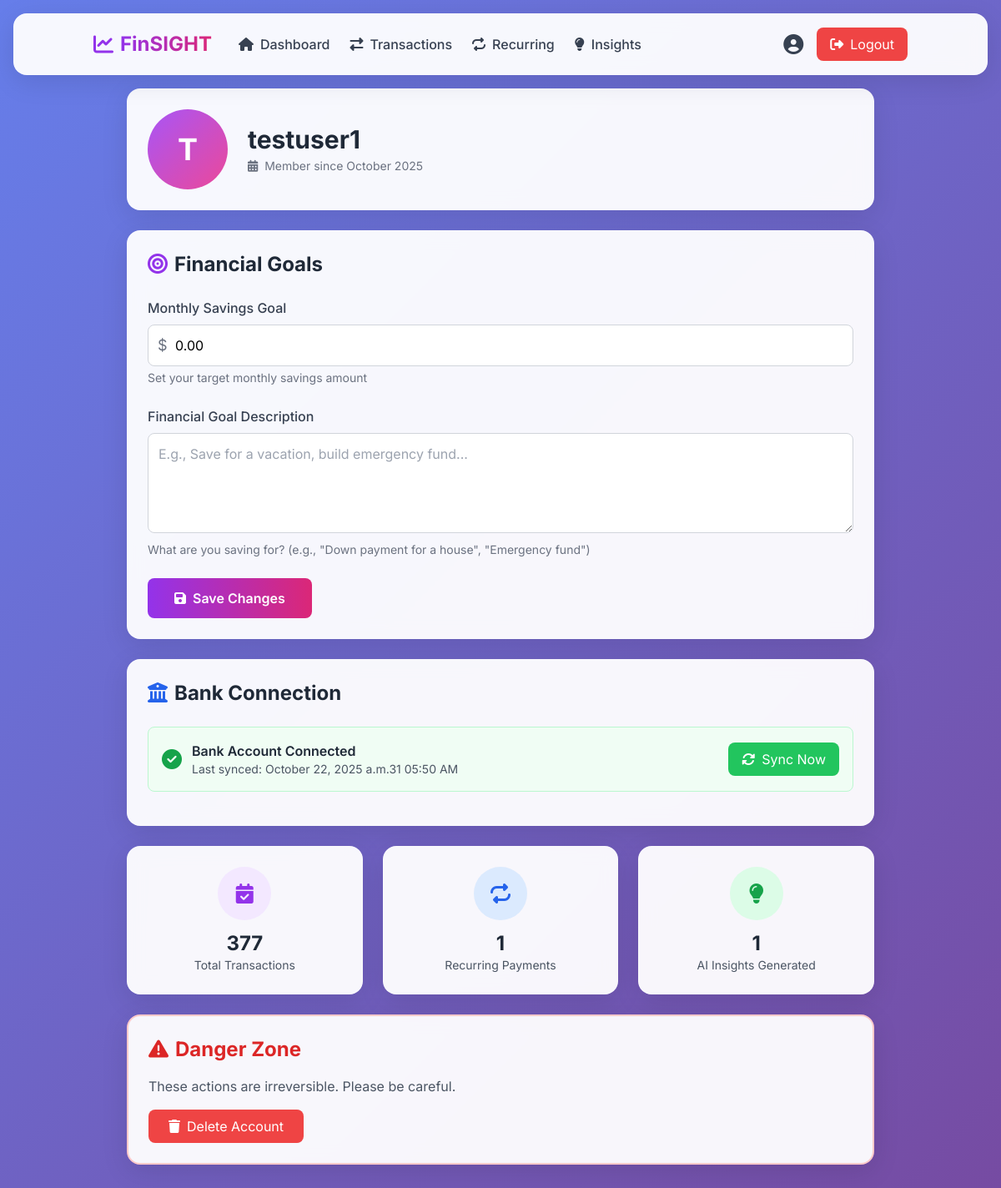
Page /profile/ (signed in) on the committed database.
### finance/models.py (models this page shows, shortened)
class UserProfile(models.Model):
    user = models.OneToOneField(User, on_delete=models.CASCADE, related_name='profile')
    monthly_savings_goal = models.DecimalField(max_digits=10, decimal_places=2, default=0)
    financial_goal_description = models.TextField(blank=True, null=True)
    last_sync_date = models.DateTimeField(null=True, blank=True)
    plaid_access_token = models.CharField(max_length=255, blank=True, null=True)
    created_at = models.DateTimeField(auto_now_add=True)
    updated_at = models.DateTimeField(auto_now=True)
    class Meta:
        verbose_name = "User Profile"
        verbose_name_plural = "User Profiles"

### finance/views.py (the view)
# urls.py: path('profile/', views.profile_view, name='profile'),
@login_required
def profile_view(request):
    profile = UserProfile.objects.get(user=request.user)
    if request.method == 'POST':
        form = UserProfileForm(request.POST, instance=profile)
        if form.is_valid():
            form.save()
            messages.success(request, 'Profile updated successfully!')
            return redirect('profile')
    else:
        form = UserProfileForm(instance=profile)
    return render(request, 'finance/profile.html', {'form': form, 'profile': profile})

### finance/forms.py
class UserProfileForm(forms.ModelForm):
    class Meta:
        model = UserProfile
        fields = ['monthly_savings_goal', 'financial_goal_description']
        widgets = {
            'monthly_savings_goal': forms.NumberInput(attrs={
                'class': 'form-control',
                'placeholder': '500.00',
                'step': '0.01'
            }),
            'financial_goal_description': forms.Textarea(attrs={
                'class': 'form-control',
                'rows': 3,
                'placeholder': 'E.g., Save for a vacation, build emergency fund...'
            }),
        }
        labels = {
            'monthly_savings_goal': 'Monthly Savings Goal ($)',
            'financial_goal_description': 'What are you saving for?'
        }

### finance/templates/finance/profile.html (shortened to what this page needs)
{% extends 'finance/base.html' %}
{% block content %}
<div class="max-w-4xl mx-auto space-y-6">
    <div class="glass-card p-6">
        <div class="flex items-center space-x-6">
            <div class="bg-gradient-to-br from-purple-500 to-pink-500 w-24 h-24 rounded-full flex items-center justify-center text-white text-4xl font-bold">
                {{ user.username|slice:":1"|upper }}
            </div>
            <div>
                <h1 class="text-3xl font-bold text-gray-800">{{ user.username }}</h1>
                <p class="text-sm text-gray-500 mt-1">
                    <i class="fas fa-calendar-alt mr-1"></i>
                    Member since {{ user.date_joined|date:"F Y" }}
                </p>
            </div>
        </div>
    </div>
    <div class="glass-card p-6">
        <h2 class="text-2xl font-bold text-gray-800 mb-6">
            <i class="fas fa-bullseye text-purple-600 mr-2"></i>Financial Goals
        </h2>
        <form method="POST" class="space-y-6">
            <div>
                <label class="block text-gray-700 font-medium mb-2">
                    Monthly Savings Goal
                </label>
                <div class="relative">
                    <span class="absolute left-3 top-1/2 transform -translate-y-1/2 text-gray-500 text-lg">$</span>
                    {{ form.monthly_savings_goal }}
                </div>
                <p class="text-sm text-gray-500 mt-1">Set your target monthly savings amount</p>
            </div>
            <div>
                <label class="block text-gray-700 font-medium mb-2">
                    Financial Goal Description
                </label>
                {{ form.financial_goal_description }}
                <p class="text-sm text-gray-500 mt-1">What are you saving for? (e.g., "Down payment for a house", "Emergency fund")</p>
            </div>
            <button type="submit"
                    class="bg-gradient-to-r from-purple-600 to-pink-600 text-white px-8 py-3 rounded-lg font-semibold hover:shadow-lg transition">
                <i class="fas fa-save mr-2"></i>Save Changes
            </button>
        </form>
    </div>
    <div class="glass-card p-6">
        <h2 class="text-2xl font-bold text-gray-800 mb-6">
            <i class="fas fa-university text-blue-600 mr-2"></i>Bank Connection
        </h2>
        {% if profile.plaid_access_token %}
        <div class="bg-green-50 border border-green-200 rounded-lg p-4 mb-4">
            <div class="flex items-center justify-between">
                <div class="flex items-center space-x-3">
                    <i class="fas fa-check-circle text-green-600 text-2xl"></i>
                    <div>
                        <h3 class="font-semibold text-gray-800">Bank Account Connected</h3>
                        <p class="text-sm text-gray-600">
                            Last synced: {% if profile.last_sync_date %}{{ profile.last_sync_date|date:"F d, Y at h:i A" }}{% else %}Never{% endif %}
                        </p>
                    </div>
                </div>
                <button onclick="syncNow()" class="bg-green-500 text-white px-4 py-2 rounded-lg hover:bg-green-600 transition">
                    <i class="fas fa-sync-alt mr-2"></i>Sync Now
                </button>
            </div>
        </div>
        {% endif %}
    </div>
    <div class="grid grid-cols-1 md:grid-cols-3 gap-6">
        <div class="glass-card p-6 text-center">
            <div class="bg-purple-100 w-16 h-16 rounded-full flex items-center justify-center mx-auto mb-3">
                <i class="fas fa-calendar-check text-purple-600 text-2xl"></i>
            </div>
            <h3 class="text-2xl font-bold text-gray-800">{{ user.transactions.count }}</h3>
            <p class="text-gray-600 text-sm">Total Transactions</p>
        </div>
        <div class="glass-card p-6 text-center">
            <div class="bg-blue-100 w-16 h-16 rounded-full flex items-center justify-center mx-auto mb-3">
                <i class="fas fa-repeat text-blue-600 text-2xl"></i>
            </div>
            <h3 class="text-2xl font-bold text-gray-800">{{ user.recurring_payments.count }}</h3>
            <p class="text-gray-600 text-sm">Recurring Payments</p>
        </div>
        <div class="glass-card p-6 text-center">
            <div class="bg-green-100 w-16 h-16 rounded-full flex items-center justify-center mx-auto mb-3">
                <i class="fas fa-lightbulb text-green-600 text-2xl"></i>
            </div>
            <h3 class="text-2xl font-bold text-gray-800">{{ user.insights.count }}</h3>
            <p class="text-gray-600 text-sm">AI Insights Generated</p>
        </div>
    </div>
    <div class="glass-card p-6 border-2 border-red-200">
        <h2 class="text-2xl font-bold text-red-600 mb-4">
            <i class="fas fa-exclamation-triangle mr-2"></i>Danger Zone
        </h2>
        <p class="text-gray-600 mb-4">These actions are irreversible. Please be careful.</p>
        <button onclick="confirmDeleteAccount()"
                class="bg-red-500 text-white px-6 py-2 rounded-lg hover:bg-red-600 transition">
            <i class="fas fa-trash mr-2"></i>Delete Account
        </button>
    </div>
</div>
{% endblock %}

### finance/templates/finance/base.html (shortened to what this page needs)
<!DOCTYPE html>
<html lang="en">
<head>
    <script src="https://cdn.tailwindcss.com"></script>
    <link rel="stylesheet" href="https://cdnjs.cloudflare.com/ajax/libs/font-awesome/6.4.0/css/all.min.css">
</head>
<body class="bg-gray-50">
    {% if user.is_authenticated %}
    <nav class="glass-card m-4 sticky top-4 z-50">
        <div class="container mx-auto px-6 py-4">
            <div class="flex items-center justify-between">
                <div class="flex items-center space-x-8">
                    <a href="{% url 'dashboard' %}" class="flex items-center space-x-2">
                        <i class="fas fa-chart-line text-2xl text-purple-600"></i>
                        <span class="text-2xl font-bold bg-gradient-to-r from-purple-600 to-pink-600 bg-clip-text text-transparent">
                        </span>
                    </a>
                    <div class="hidden md:flex space-x-6">
                        <a href="{% url 'dashboard' %}" class="text-gray-700 hover:text-purple-600 font-medium transition">
                            <i class="fas fa-home mr-2"></i>Dashboard
                        </a>
                        <a href="{% url 'transactions' %}" class="text-gray-700 hover:text-purple-600 font-medium transition">
                            <i class="fas fa-exchange-alt mr-2"></i>Transactions
                        </a>
                        <a href="{% url 'recurring_payments' %}" class="text-gray-700 hover:text-purple-600 font-medium transition">
                            <i class="fas fa-repeat mr-2"></i>Recurring
                        </a>
                        <a href="{% url 'insights' %}" class="text-gray-700 hover:text-purple-600 font-medium transition">
                            <i class="fas fa-lightbulb mr-2"></i>Insights
                        </a>
                    </div>
                </div>
                <div class="flex items-center space-x-4">
                    <a href="{% url 'profile' %}" class="text-gray-700 hover:text-purple-600 transition">
                        <i class="fas fa-user-circle text-2xl"></i>
                    </a>
                    <a href="{% url 'logout' %}" class="bg-red-500 text-white px-4 py-2 rounded-lg hover:bg-red-600 transition">
                        <i class="fas fa-sign-out-alt mr-2"></i>Logout
                    </a>
                </div>
            </div>
        </div>
    </nav>
    {% endif %}
    <main class="container mx-auto px-4 pb-8">
        {% block content %}{% endblock %}
    </main>
</body>
</html>

### finance/templates/finance/base.html (style rules this page uses)
body { font-family: 'Inter', sans-serif; background: linear-gradient(135deg, #667eea 0%, #764ba2 100%); min-height: 100vh; }
.glass-card { background: rgba(255, 255, 255, 0.95); backdrop-filter: blur(10px); border-radius: 16px; box-shadow: 0 8px 32px rgba(0, 0, 0, 0.1); border: 1px solid rgba(255, 255, 255, 0.18); }

### finance/templates/finance/profile.html (style rules this page uses)
input, select, textarea { width: 100%; padding: 0.75rem; border: 1px solid #D1D5DB; border-radius: 0.5rem; font-size: 1rem; }
input[type="number"] { padding-left: 2rem; }
textarea { min-height: 120px; resize: vertical; }

### rows in the picture
UserProfile: monthly_savings_goal "0.00", last_sync_date "October 22, 2025 a.m.31 05:50 AM"

### other values in the picture
{{ user.username|slice:":1"|upper }} "T"
{{ user.username }} "testuser1"
{{ user.date_joined|date:"F Y" }} "October 2025"
{{ user.transactions.count }} "377"
{{ user.recurring_payments.count }} "1"
{{ user.insights.count }} "1"
